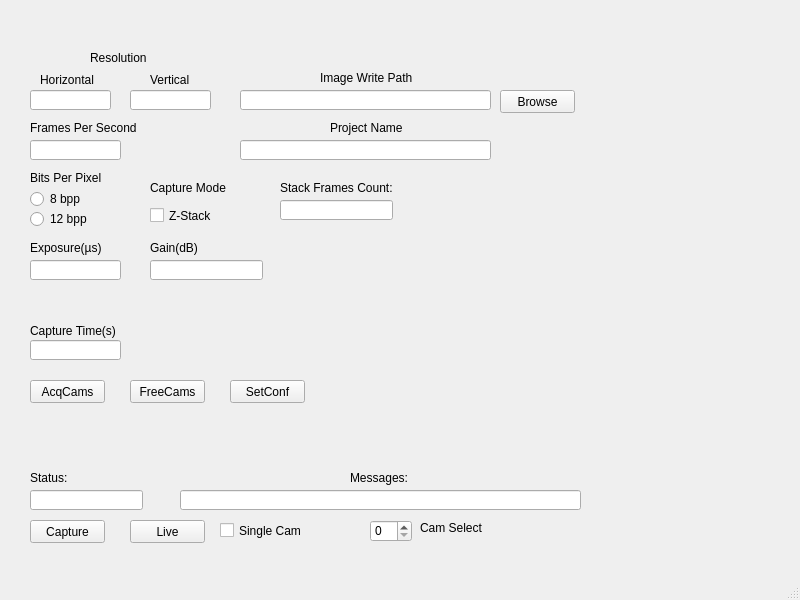
<?xml version="1.0" encoding="UTF-8"?>
<ui version="4.0">
 <class>MainWindow</class>
 <widget class="QMainWindow" name="MainWindow">
  <property name="geometry">
   <rect>
    <x>0</x>
    <y>0</y>
    <width>800</width>
    <height>600</height>
   </rect>
  </property>
  <property name="windowTitle">
   <string>MainWindow</string>
  </property>
  <widget class="QWidget" name="centralwidget">
   <widget class="QLineEdit" name="HorzLineEdit">
    <property name="geometry">
     <rect>
      <x>30</x>
      <y>90</y>
      <width>81</width>
      <height>20</height>
     </rect>
    </property>
   </widget>
   <widget class="QLabel" name="MsgLabel">
    <property name="geometry">
     <rect>
      <x>350</x>
      <y>470</y>
      <width>121</width>
      <height>16</height>
     </rect>
    </property>
    <property name="text">
     <string>Messages:</string>
    </property>
   </widget>
   <widget class="QLineEdit" name="PNameLineEdit">
    <property name="geometry">
     <rect>
      <x>240</x>
      <y>140</y>
      <width>251</width>
      <height>20</height>
     </rect>
    </property>
   </widget>
   <widget class="QPushButton" name="AcquireCamsButton">
    <property name="geometry">
     <rect>
      <x>30</x>
      <y>380</y>
      <width>75</width>
      <height>23</height>
     </rect>
    </property>
    <property name="text">
     <string>AcqCams</string>
    </property>
   </widget>
   <widget class="QCheckBox" name="ZStackBox">
    <property name="geometry">
     <rect>
      <x>150</x>
      <y>200</y>
      <width>81</width>
      <height>31</height>
     </rect>
    </property>
    <property name="text">
     <string>Z-Stack</string>
    </property>
   </widget>
   <widget class="QLabel" name="StackFramesLabel">
    <property name="geometry">
     <rect>
      <x>280</x>
      <y>180</y>
      <width>241</width>
      <height>16</height>
     </rect>
    </property>
    <property name="text">
     <string>Stack Frames Count:</string>
    </property>
   </widget>
   <widget class="QRadioButton" name="radioButton">
    <property name="geometry">
     <rect>
      <x>30</x>
      <y>190</y>
      <width>131</width>
      <height>18</height>
     </rect>
    </property>
    <property name="text">
     <string>8 bpp</string>
    </property>
   </widget>
   <widget class="QLabel" name="GainLabel">
    <property name="geometry">
     <rect>
      <x>150</x>
      <y>240</y>
      <width>61</width>
      <height>16</height>
     </rect>
    </property>
    <property name="text">
     <string>Gain(dB)</string>
    </property>
   </widget>
   <widget class="QPushButton" name="ReleaseCamsButton">
    <property name="geometry">
     <rect>
      <x>130</x>
      <y>380</y>
      <width>75</width>
      <height>23</height>
     </rect>
    </property>
    <property name="text">
     <string>FreeCams</string>
    </property>
   </widget>
   <widget class="QLineEdit" name="GainlineEdit">
    <property name="geometry">
     <rect>
      <x>150</x>
      <y>260</y>
      <width>113</width>
      <height>20</height>
     </rect>
    </property>
   </widget>
   <widget class="QLabel" name="CaptureLabel">
    <property name="geometry">
     <rect>
      <x>30</x>
      <y>320</y>
      <width>181</width>
      <height>21</height>
     </rect>
    </property>
    <property name="text">
     <string>Capture Time(s)</string>
    </property>
   </widget>
   <widget class="QLabel" name="FPSLabel">
    <property name="geometry">
     <rect>
      <x>30</x>
      <y>120</y>
      <width>191</width>
      <height>16</height>
     </rect>
    </property>
    <property name="text">
     <string>Frames Per Second</string>
    </property>
   </widget>
   <widget class="QLabel" name="StatusLabel">
    <property name="geometry">
     <rect>
      <x>30</x>
      <y>470</y>
      <width>111</width>
      <height>16</height>
     </rect>
    </property>
    <property name="text">
     <string>Status:</string>
    </property>
   </widget>
   <widget class="QLabel" name="ResolutionLabel">
    <property name="geometry">
     <rect>
      <x>90</x>
      <y>50</y>
      <width>81</width>
      <height>16</height>
     </rect>
    </property>
    <property name="text">
     <string>Resolution</string>
    </property>
   </widget>
   <widget class="QLabel" name="ProjectNameLabel">
    <property name="geometry">
     <rect>
      <x>330</x>
      <y>120</y>
      <width>101</width>
      <height>16</height>
     </rect>
    </property>
    <property name="text">
     <string>Project Name</string>
    </property>
   </widget>
   <widget class="QLabel" name="HorzLabel">
    <property name="geometry">
     <rect>
      <x>40</x>
      <y>70</y>
      <width>71</width>
      <height>20</height>
     </rect>
    </property>
    <property name="text">
     <string>Horizontal</string>
    </property>
   </widget>
   <widget class="QPushButton" name="CapturePushButton">
    <property name="geometry">
     <rect>
      <x>30</x>
      <y>520</y>
      <width>75</width>
      <height>23</height>
     </rect>
    </property>
    <property name="text">
     <string>Capture</string>
    </property>
   </widget>
   <widget class="QLabel" name="WritePLlabel">
    <property name="geometry">
     <rect>
      <x>320</x>
      <y>70</y>
      <width>171</width>
      <height>16</height>
     </rect>
    </property>
    <property name="text">
     <string>Image Write Path</string>
    </property>
   </widget>
   <widget class="QLineEdit" name="EXPLineEdit">
    <property name="geometry">
     <rect>
      <x>30</x>
      <y>260</y>
      <width>91</width>
      <height>20</height>
     </rect>
    </property>
   </widget>
   <widget class="QLineEdit" name="StackFramesEdit">
    <property name="geometry">
     <rect>
      <x>280</x>
      <y>200</y>
      <width>113</width>
      <height>20</height>
     </rect>
    </property>
   </widget>
   <widget class="QLineEdit" name="CapTimeLineEdit">
    <property name="geometry">
     <rect>
      <x>30</x>
      <y>340</y>
      <width>91</width>
      <height>20</height>
     </rect>
    </property>
   </widget>
   <widget class="QLineEdit" name="StatusLineEdit">
    <property name="geometry">
     <rect>
      <x>30</x>
      <y>490</y>
      <width>113</width>
      <height>20</height>
     </rect>
    </property>
   </widget>
   <widget class="QPushButton" name="LiveButton">
    <property name="geometry">
     <rect>
      <x>130</x>
      <y>520</y>
      <width>75</width>
      <height>23</height>
     </rect>
    </property>
    <property name="text">
     <string>Live</string>
    </property>
   </widget>
   <widget class="QLabel" name="EXPLabel">
    <property name="geometry">
     <rect>
      <x>30</x>
      <y>240</y>
      <width>151</width>
      <height>16</height>
     </rect>
    </property>
    <property name="text">
     <string>Exposure(µs)</string>
    </property>
   </widget>
   <widget class="QLineEdit" name="VertLineEdit">
    <property name="geometry">
     <rect>
      <x>130</x>
      <y>90</y>
      <width>81</width>
      <height>20</height>
     </rect>
    </property>
   </widget>
   <widget class="QLineEdit" name="MsgLineEdit">
    <property name="geometry">
     <rect>
      <x>180</x>
      <y>490</y>
      <width>401</width>
      <height>20</height>
     </rect>
    </property>
   </widget>
   <widget class="QLabel" name="CaptureModeLabel">
    <property name="geometry">
     <rect>
      <x>150</x>
      <y>180</y>
      <width>101</width>
      <height>16</height>
     </rect>
    </property>
    <property name="text">
     <string>Capture Mode</string>
    </property>
   </widget>
   <widget class="QLineEdit" name="WritePLineEdit">
    <property name="geometry">
     <rect>
      <x>240</x>
      <y>90</y>
      <width>251</width>
      <height>20</height>
     </rect>
    </property>
   </widget>
   <widget class="QLabel" name="VertLabel">
    <property name="geometry">
     <rect>
      <x>150</x>
      <y>70</y>
      <width>71</width>
      <height>20</height>
     </rect>
    </property>
    <property name="text">
     <string>Vertical</string>
    </property>
   </widget>
   <widget class="QPushButton" name="BrowsePushButton">
    <property name="geometry">
     <rect>
      <x>500</x>
      <y>90</y>
      <width>75</width>
      <height>23</height>
     </rect>
    </property>
    <property name="text">
     <string>Browse</string>
    </property>
   </widget>
   <widget class="QLineEdit" name="FPSLineEdit">
    <property name="geometry">
     <rect>
      <x>30</x>
      <y>140</y>
      <width>91</width>
      <height>20</height>
     </rect>
    </property>
   </widget>
   <widget class="QRadioButton" name="radioButton_2">
    <property name="geometry">
     <rect>
      <x>30</x>
      <y>210</y>
      <width>151</width>
      <height>18</height>
     </rect>
    </property>
    <property name="text">
     <string>12 bpp</string>
    </property>
   </widget>
   <widget class="QPushButton" name="ConfButton">
    <property name="geometry">
     <rect>
      <x>230</x>
      <y>380</y>
      <width>75</width>
      <height>23</height>
     </rect>
    </property>
    <property name="text">
     <string>SetConf</string>
    </property>
   </widget>
   <widget class="QLabel" name="BPPLabel">
    <property name="geometry">
     <rect>
      <x>30</x>
      <y>170</y>
      <width>171</width>
      <height>16</height>
     </rect>
    </property>
    <property name="text">
     <string>Bits Per Pixel</string>
    </property>
   </widget>
   <widget class="QCheckBox" name="SingleCamCheckBox">
    <property name="geometry">
     <rect>
      <x>220</x>
      <y>510</y>
      <width>121</width>
      <height>41</height>
     </rect>
    </property>
    <property name="text">
     <string>Single Cam</string>
    </property>
   </widget>
   <widget class="QSpinBox" name="CamSpinBox">
    <property name="geometry">
     <rect>
      <x>370</x>
      <y>520</y>
      <width>42</width>
      <height>22</height>
     </rect>
    </property>
   </widget>
   <widget class="QLabel" name="CamSelectLabel">
    <property name="geometry">
     <rect>
      <x>420</x>
      <y>520</y>
      <width>131</width>
      <height>16</height>
     </rect>
    </property>
    <property name="text">
     <string>Cam Select</string>
    </property>
   </widget>
  </widget>
  <widget class="QStatusBar" name="statusbar"/>
 </widget>
 <resources/>
 <connections/>
</ui>
